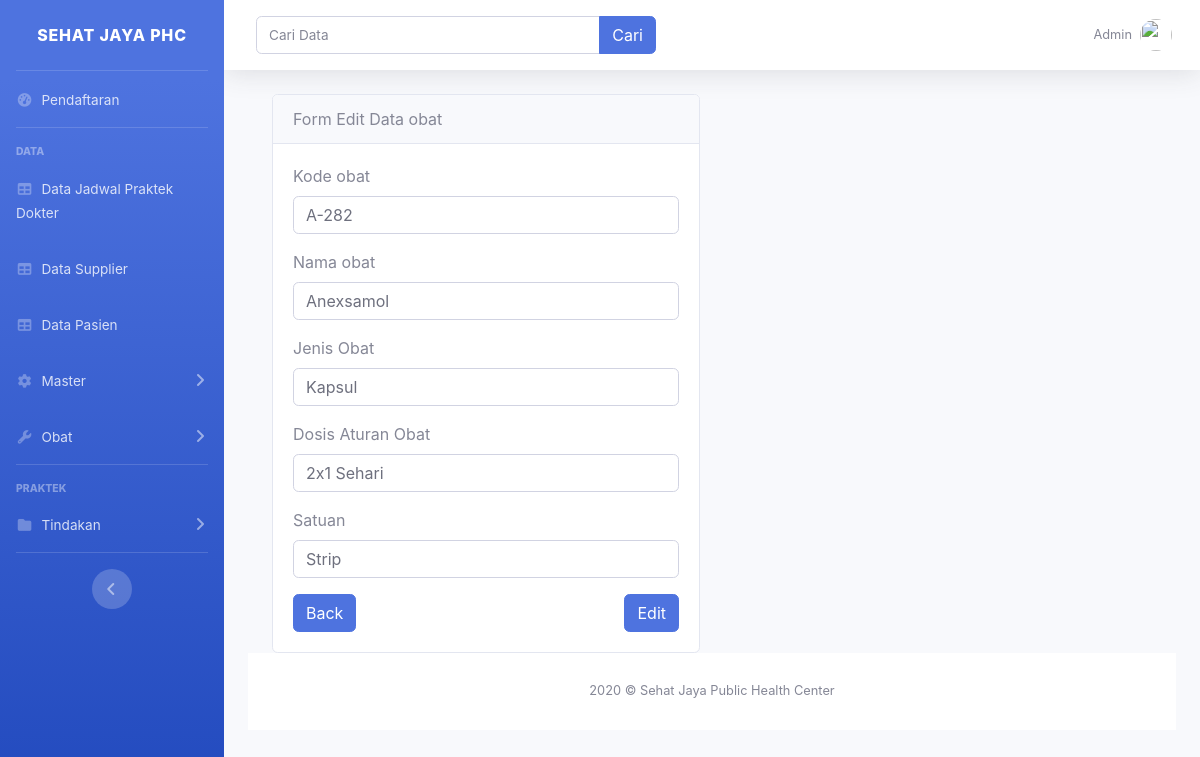
/obat/edit/A-282, run on the app's committed database.
### tables this page shows
CREATE TABLE `tbl_obat` (
  `kode_obat` varchar(5) NOT NULL,
  `nama_obat` varchar(50) NOT NULL,
  `jenis_obat` varchar(50) NOT NULL,
  `dosis_aturan_obat` varchar(40) NOT NULL,
  `satuan` varchar(15) NOT NULL
);

### application/controllers/obat.php (called while the page is built, shortened)
<?php
class obat extends CI_Controller {
    public function __construct(){
        $this->load->model('obat_model');
        $this->load->library('form_validation');
    }
    public function edit($kode_obat){
        $data['title']='Form Edit Data obat';
        $data['tbl_obat']=$this->obat_model->getobatByID($kode_obat);
        $this->form_validation->set_rules('kode_obat', 'Kode Obat', 'required');
        $this->form_validation->set_rules('nama_obat', 'Nama Obat', 'required');
        $this->form_validation->set_rules('jenis_obat', 'Jenis Obat', 'required');
        $this->form_validation->set_rules('dosis_aturan_obat', 'Dosis Aturan Obat', 'required');
        $this->form_validation->set_rules('satuan', 'Satuan', 'required');
        if ($this->form_validation->run() ==  FALSE) {
            $this->load->view('template/header', $data);
            $this->load->view('obat/edit', $data);
            $this->load->view('template/footer');
        } else {
            $this->obat_model->ubahdataobat();
            $this->session->set_flashdata('flash-data', 'diedit');
            redirect('obat','refresh');
        }
    }
}
?>

### index.php (called while the page is built, shortened)
<?php
require_once BASEPATH.'core/CodeIgniter.php';

### application/models/obat_model.php (called while the page is built, shortened)
<?php
class obat_model extends CI_Model{
    public function getobatByID($kode_obat){
        return $this->db->get_where('tbl_obat',['kode_obat'=> $kode_obat])->row_array();
    }
}
?>

### application/views/obat/edit.php (the view, shortened to what this page needs)
<div class="container">
    <div class="row mt-3">
        <div class="col-md-6">
            <div class="card">
                <div class="card-header">
                    Form Edit Data obat
                </div>
                <div class="card-body">
                    <form action="" method="post">
                        <div class="form-group">
                            <label for="kode_obat">Kode obat</label>
                            <input type="text"
                            class="form-control"
                            id="kode_obat"
                            name="kode_obat"
                             value="<?= $tbl_obat['kode_obat'];?>">
                        </div>
                        <div class="form-group">
                            <label for="nama_obat">Nama obat</label>
                            <input type="text"
                            class="form-control"
                            id="nama_obat"
                            name="nama_obat"
                            value="<?= $tbl_obat['nama_obat'];?>">
                        </div>
                        <div class="form-group">
                            <label for="jenis_obat">Jenis Obat</label>
                            <input type="text" class="form-control" id="jenis_obat"
                            name="jenis_obat"
                            value="<?= $tbl_obat['jenis_obat'];?>">
                        </div>
                        <div class="form-group">
                            <label for="dosis_aturan_obat">Dosis Aturan Obat</label>
                            <input type="text" class="form-control"
                            id="dosis_aturan_obat" name="dosis_aturan_obat"
                            value="<?= $tbl_obat['dosis_aturan_obat'];?>">
                        </div>
                        <div class="form-group">
                            <label for="satuan">Satuan</label>
                            <input type="text" class="form-control"
                            id="satuan" name="satuan"
                            value="<?= $tbl_obat['satuan'];?>">
                        </div>
                        <button type="submit" name="edit" class="btn btn-primary float-right">Edit</button>
                        <a href="<?= base_url();?>obat" class="btn btn-primary float-left">Back</a>
                    </form>
                </div>
            </div>
        </div>
    </div>
</div>

### data on the page
tbl_obat: kode_obat "A-282", nama_obat "Anexsamol", jenis_obat "Kapsul", dosis_aturan_obat "2x1 Sehari", satuan "Strip"
